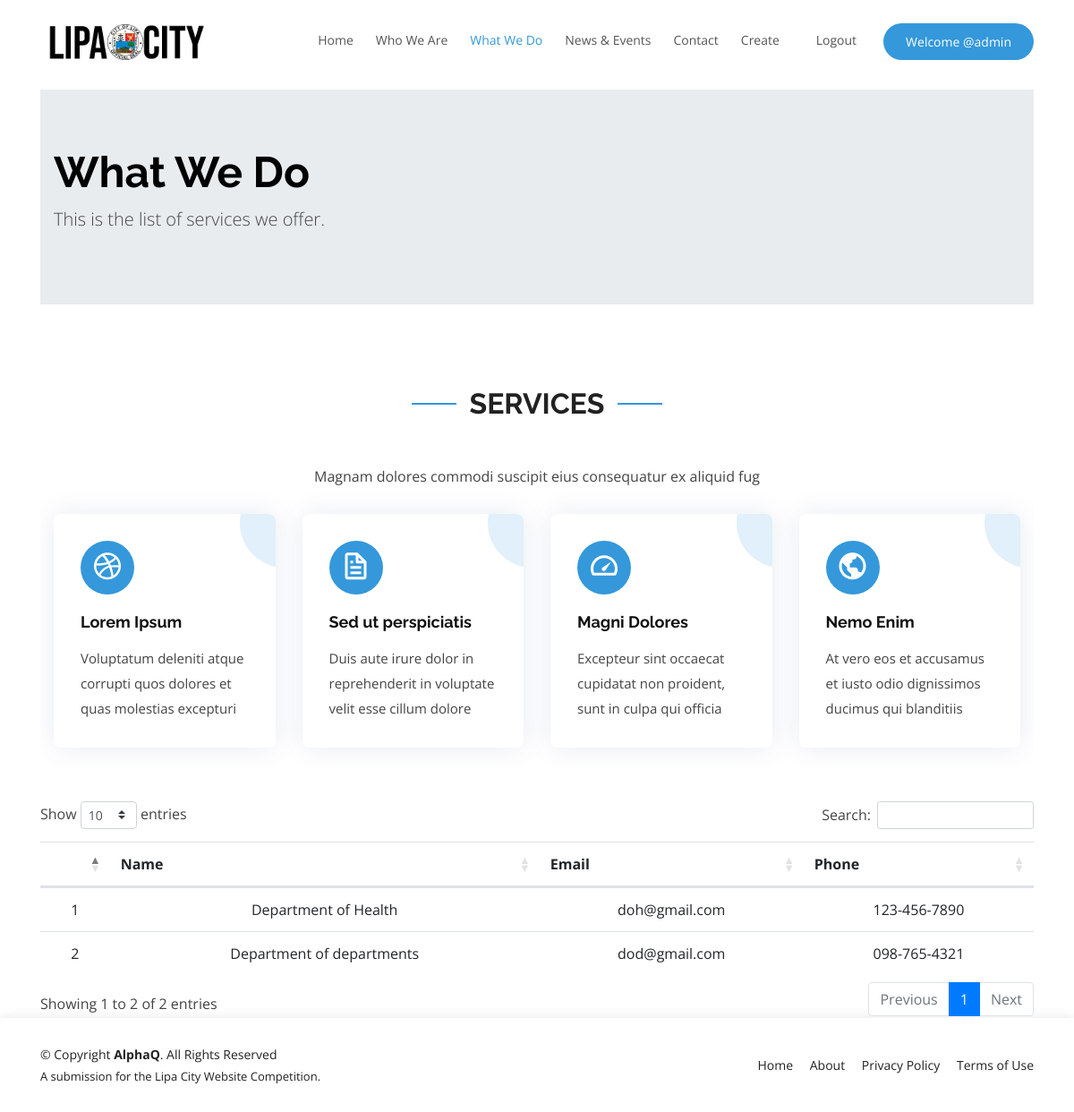
The app's page /what_we_do/ (signed in) with its own data.
### pages/models.py (models this page shows, shortened)
class Service(models.Model):
    name = models.TextField(max_length=200)
    telephone = models.TextField('Telephone')
    email = models.EmailField(blank=True)

### pages/views.py (the view)
# urls.py: path('what_we_do/', views.ServicesListView.as_view(), name='service_list'),
class ServicesListView(ListView):
    model = Service
    def get_queryset(self):
        return Service.objects.all().order_by('name')
    def get_context_data(self, **kwargs):
        context = super().get_context_data(**kwargs)
        context['page_title'] = 'What We Do'
        return context

### pages/templates/pages/service_list.html
{% extends 'base.html' %}
{% block content %}
<div class="container lipa-content">
  <div class="jumbotron jumbotron-fluid">
    <div class="container">
      <h1 class="display-4">What We Do</h1>
      <p class="lead">This is the list of services we offer.</p>
    </div>
  </div>
  <section id="services" class="services">
    <div class="container">
      <div class="section-title" data-aos="fade-up">
        <h2>Services</h2>
        <p>Magnam dolores commodi suscipit eius consequatur ex aliquid fug</p>
      </div>
      <div class="row">
        <div class="col-md-6 col-lg-3 d-flex align-items-stretch mb-5 mb-lg-0">
          <div class="icon-box" data-aos="fade-up" data-aos-delay="100">
            <div class="icon"><i class="bx bxl-dribbble"></i></div>
            <h4 class="title"><a href="">Lorem Ipsum</a></h4>
            <p class="description">Voluptatum deleniti atque corrupti quos dolores et quas molestias excepturi</p>
          </div>
        </div>
        <div class="col-md-6 col-lg-3 d-flex align-items-stretch mb-5 mb-lg-0">
          <div class="icon-box" data-aos="fade-up" data-aos-delay="200">
            <div class="icon"><i class="bx bx-file"></i></div>
            <h4 class="title"><a href="">Sed ut perspiciatis</a></h4>
            <p class="description">Duis aute irure dolor in reprehenderit in voluptate velit esse cillum dolore</p>
          </div>
        </div>
        <div class="col-md-6 col-lg-3 d-flex align-items-stretch mb-5 mb-lg-0">
          <div class="icon-box" data-aos="fade-up" data-aos-delay="300">
            <div class="icon"><i class="bx bx-tachometer"></i></div>
            <h4 class="title"><a href="">Magni Dolores</a></h4>
            <p class="description">Excepteur sint occaecat cupidatat non proident, sunt in culpa qui officia</p>
          </div>
        </div>
        <div class="col-md-6 col-lg-3 d-flex align-items-stretch mb-5 mb-lg-0">
          <div class="icon-box" data-aos="fade-up" data-aos-delay="400">
            <div class="icon"><i class="bx bx-world"></i></div>
            <h4 class="title"><a href="">Nemo Enim</a></h4>
            <p class="description">At vero eos et accusamus et iusto odio dignissimos ducimus qui blanditiis</p>
          </div>
        </div>
      </div>
    </div>
  </section>
  <div class="table-responsive">
    <table class='table table-hover text-center' id='services-all'>
      <thead>
        <th> </th>
        <th>Name</th>
        <th>Email</th>
        <th>Phone</th>
      </thead>
    {% if object_list %}
        {% for service in object_list %}
        <tr>
          <td class='align-middle'>{{ forloop.counter }}</td>
          <td class='align-middle'>{{ service.name }}</td>
          <td class='align-middle'>{{ service.email }}</td>
          <td class='align-middle'>{{ service.telephone }}</td>
        </tr>
        {% endfor %}
    {% else %}
        <td>No services yet.</td>
  {% endif %}
    </table>
  </div>
</div>
{% endblock %}

### templates/base.html (shortened to what this page needs)
<!DOCTYPE html>
{% load static %}
<html>
  <head>
    <link rel="stylesheet" href="https://cdnjs.cloudflare.com/ajax/libs/twitter-bootstrap/4.1.3/css/bootstrap.css">
    <link rel="stylesheet" href="https://cdn.datatables.net/1.10.21/css/dataTables.bootstrap4.min.css">
    <link href="{% static 'assets/vendor/bootstrap/css/bootstrap.min.css' %}" rel="stylesheet">
    <link href="{% static 'assets/vendor/icofont/icofont.min.css' %}" rel="stylesheet">
    <link href="{% static 'assets/vendor/remixicon/remixicon.css' %}" rel="stylesheet">
    <link href="{% static 'assets/vendor/boxicons/css/boxicons.min.css' %}" rel="stylesheet">
    <link href="{% static 'assets/vendor/owl.carousel/assets/owl.carousel.min.css' %}" rel="stylesheet">
    <link href="{% static 'assets/vendor/venobox/venobox.css' %}" rel="stylesheet">
    <link href="{% static 'assets/vendor/aos/aos.css' %}" rel="stylesheet">
    <link href="{% static 'assets/css/style.css' %}" rel="stylesheet">
  </head>
  <body>
    <header id="header" class="fixed-top d-flex align-items-center">
      <div class="container d-flex align-items-center">
        <div class="logo mr-auto">
          <a class="navbar-brand" href="{% url 'home' %}">
            <img src="{% static "images/lipa_logo.png" %}" class="img-rounded center-block">
          </a>
        </div>
      <nav class="nav-menu d-none d-lg-block">
          <ul>
            {% url 'home' as home_url %}
            {% url 'about' as about_url %}
            {% url 'service_list' as service_list_url %}
            {% url 'article_list' as article_list_url %}
            {% url 'contact' as contact_url %}
            {% if request.get_full_path == home_url %}
            <li class="active">
            {% else %}
            <li>
            {% endif %}
            <a href="{% url 'home' %}">Home</a>
            </li>
            {% if request.get_full_path == about_url %}
            <li class="active">
            {% else %}
            <li>
            {% endif %}
            <a href="{% url 'about' %}">Who We Are</a>
            </li>
            {% if request.get_full_path == service_list_url %}
            <li class="active">
            {% else %}
            <li>
            {% endif %}
            <a href="{% url 'service_list' %}">What We Do</a>
            </li>
            {% if request.get_full_path == article_list_url %}
            <li class="active">
            {% else %}
            <li>
            {% endif %}
            <a href="{% url 'article_list' %}">News & Events</a>
            </li>
            {% if request.get_full_path == contact_url %}
            <li class="active">
            {% else %}
            <li>
            {% endif %}
            <a href="{% url 'contact' %}">Contact</a>
            </li>
            {% if user.is_authenticated %}
            {% if user.is_superuser %}
            <li class="drop-down"><a href="">Create</a>
            </li>
            {% endif %}
            <li><a href="/logout">Logout</a></li>
            {% endif %}
            {% if user.is_authenticated %}
            <li class='get-started'><a href="/admin">Welcome @{{ user }}</a></li>
            {% else %}
            <li class='get-started'><a href="{% url 'about' %}">Learn More</a></li>
            {% endif %}
          </ul>
      </nav>
    </div>
    </header>
    {% url 'home' as home_url %}
    <main id="main">
        {% block content %}
        {% endblock %}
    </main>
    <footer id="footer">
      <div class="container">
        <div class="row d-flex align-items-center">
          <div class="col-lg-6 text-lg-left text-center">
            <div class="copyright">
              &copy; Copyright <strong>AlphaQ</strong>. All Rights Reserved
            </div>
            <div class="credits">
              A submission for the Lipa City Website Competition.
            </div>
          </div>
          <div class="col-lg-6">
            <nav class="footer-links text-lg-right text-center pt-2 pt-lg-0">
              <a href="{% url 'home' %}" class="scrollto">Home</a>
              <a href="{% url 'about' %}" class="scrollto">About</a>
              <a href="#">Privacy Policy</a>
              <a href="#">Terms of Use</a>
            </nav>
          </div>
        </div>
      </div>
    </footer>
  </body>
</html>

### static/assets/css/style.css (style rules this page uses)
body { font-family: "Open Sans", sans-serif; color: #444444; }
a { color: #3498db; }
h1, h2, h3, h4, h5, h6 { font-family: "Raleway", sans-serif; }
#header { z-index: 997; transition: all 0.5s; padding: 22px 0; }
#header .logo img { padding: 0; margin: 0; max-height: 40px; }
.nav-menu, .nav-menu * { margin: 0; padding: 0; list-style: none; }
.nav-menu > ul > li { position: relative; white-space: nowrap; float: left; }
.nav-menu a { display: block; position: relative; color: #555555; padding: 8px 0 12px 25px; transition: 0.3s; font-size: 14px; font-family: "Open Sans", sans-serif; }
.nav-menu a:hover, .nav-menu .active > a, .nav-menu li:hover > a { color: #3498db; text-decoration: none; }
.nav-menu .get-started a { background: #3498db; color: #fff; border-radius: 50px; margin: 0 0 0 30px; padding: 10px 25px; }
.nav-menu .drop-down > a:after { content: "\ea99"; font-family: IcoFont; padding-left: 5px; }
.mobile-nav { position: fixed; top: 55px; right: 15px; bottom: 15px; left: 15px; z-index: 9999; overflow-y: auto; background: #fff; transition: ease-in-out 0.2s; opacity: 0; visibility: hidden; border-radius: 10px; padding: 10px 0; }
.mobile-nav * { margin: 0; padding: 0; list-style: none; }
.mobile-nav a { display: block; position: relative; color: #222222; padding: 10px 20px; font-weight: 500; outline: none; }
.mobile-nav a:hover, .mobile-nav .active > a, .mobile-nav li:hover > a { color: #3498db; text-decoration: none; }
.mobile-nav .get-started { text-align: center; margin-top: 10px; }
.mobile-nav .get-started a { background: #3498db; color: #fff; border-radius: 50px; margin: 0 15px; padding: 10px 30px; display: inline-block; }
.mobile-nav .drop-down > a:after { content: "\ea99"; font-family: IcoFont; padding-left: 10px; position: absolute; right: 15px; }
.mobile-nav .drop-down > a { padding-right: 35px; }
.lipa-content { width: 100%; height: 100%; margin-top: 100px; }
.lipa-content h1 { margin: 0 0 10px 0; font-size: 48px; font-weight: 700; line-height: 56px; color: black; }
.lipa-content h2 { color: #484848; margin-bottom: 50px; font-size: 24px; }
@media (min-width: 1024px) { .lipa-content { background-attachment: fixed; } }
section { padding: 60px 0; overflow: hidden; }
.section-title { text-align: center; padding-bottom: 30px; }
.section-title h2 { font-size: 32px; font-weight: bold; text-transform: uppercase; position: relative; color: #222222; }
.section-title h2::before, .section-title h2::after { content: ''; width: 50px; height: 2px; background: #3498db; display: inline-block; }
.section-title h2::before { margin: 0 15px 10px 0; }
.section-title h2::after { margin: 0 0 10px 15px; }
.section-title p { margin: 15px 0 0 0; }
.services .icon-box { padding: 30px; position: relative; overflow: hidden; background: #fff; box-shadow: 0 0 29px 0 rgba(68, 88, 144, 0.12); transition: all 0.3s ease-in-out; border-radius: 8px; z-index: 1; }
.services .icon-box::before { content: ''; position: absolute; background: #e1f0fa; right: -60px; top: -40px; width: 100px; height: 100px; border-radius: 50px; transition: all 0.3s; z-index: -1; }
.services .icon { margin: 0 auto 20px auto; padding-top: 10px; display: inline-block; text-align: center; border-radius: 50%; width: 60px; height: 60px; background: #3498db; transition: all 0.3s ease-in-out; }
.services .icon i { font-size: 36px; line-height: 1; color: #fff; }
.services .title { font-weight: 700; margin-bottom: 15px; font-size: 18px; }
.services .title a { color: #111; }
.services .description { font-size: 15px; line-height: 28px; margin-bottom: 0; }
#footer { background: #fff; box-shadow: 0px 0px 12px 0px rgba(0, 0, 0, 0.1); padding: 30px 0; color: #222222; font-size: 14px; }
#footer .credits { font-size: 13px; padding-top: 5px; color: #222222; }
#footer .footer-links a { color: #222222; padding-left: 15px; }
#footer .footer-links a:first-child { padding-left: 0; }

### records on screen
Service: name "Department of Health", email "doh@gmail.com", telephone "123-456-7890"
Service: name "Department of departments", email "dod@gmail.com", telephone "098-765-4321"

### other values on screen
{{ user }} "admin"
